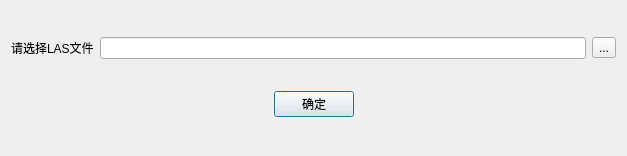
<?xml version="1.0" encoding="UTF-8"?>
<ui version="4.0">
 <class>dlgLAS2TXT</class>
 <widget class="QDialog" name="dlgLAS2TXT">
  <property name="geometry">
   <rect>
    <x>0</x>
    <y>0</y>
    <width>627</width>
    <height>156</height>
   </rect>
  </property>
  <property name="windowTitle">
   <string>LAS转TXT</string>
  </property>
  <layout class="QGridLayout" name="gridLayout_3">
   <item row="0" column="0">
    <layout class="QGridLayout" name="gridLayout">
     <item row="0" column="0">
      <widget class="QLabel" name="label">
       <property name="text">
        <string>请选择LAS文件</string>
       </property>
      </widget>
     </item>
     <item row="0" column="1">
      <widget class="QLineEdit" name="lineEdit">
       <property name="readOnly">
        <bool>true</bool>
       </property>
      </widget>
     </item>
     <item row="0" column="2">
      <widget class="QToolButton" name="toolButton">
       <property name="text">
        <string>...</string>
       </property>
      </widget>
     </item>
    </layout>
   </item>
   <item row="1" column="0">
    <layout class="QGridLayout" name="gridLayout_2">
     <item row="0" column="0">
      <spacer name="horizontalSpacer">
       <property name="orientation">
        <enum>Qt::Horizontal</enum>
       </property>
       <property name="sizeHint" stdset="0">
        <size>
         <width>40</width>
         <height>20</height>
        </size>
       </property>
      </spacer>
     </item>
     <item row="0" column="1">
      <widget class="QPushButton" name="pushButton">
       <property name="text">
        <string>确定</string>
       </property>
      </widget>
     </item>
     <item row="0" column="2">
      <spacer name="horizontalSpacer_2">
       <property name="orientation">
        <enum>Qt::Horizontal</enum>
       </property>
       <property name="sizeHint" stdset="0">
        <size>
         <width>40</width>
         <height>20</height>
        </size>
       </property>
      </spacer>
     </item>
    </layout>
   </item>
  </layout>
 </widget>
 <layoutdefault spacing="6" margin="11"/>
 <resources/>
 <connections/>
</ui>
